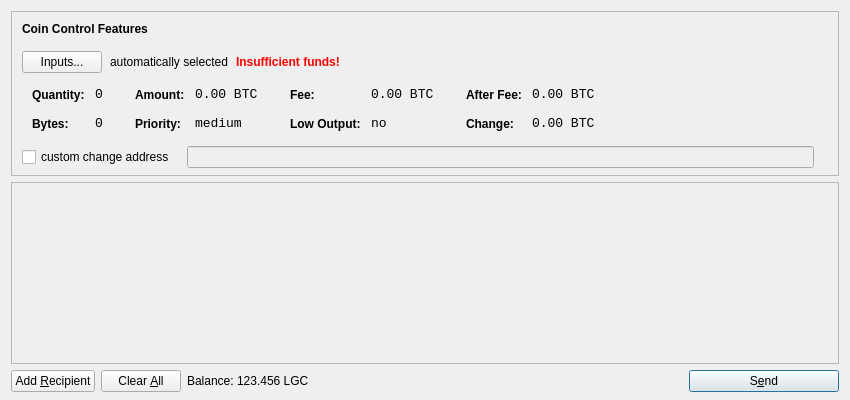
<?xml version="1.0" encoding="UTF-8"?>
<ui version="4.0">
 <class>SendCoinsDialog</class>
 <widget class="QDialog" name="SendCoinsDialog">
  <property name="geometry">
   <rect>
    <x>0</x>
    <y>0</y>
    <width>850</width>
    <height>400</height>
   </rect>
  </property>
  <property name="windowTitle">
   <string>Send Coins</string>
  </property>
  <layout class="QVBoxLayout" name="verticalLayout" stretch="0,1,0">
   <property name="bottomMargin">
    <number>8</number>
   </property>
   <item>
    <widget class="QFrame" name="frameCoinControl">
     <property name="sizePolicy">
      <sizepolicy hsizetype="Expanding" vsizetype="Expanding">
       <horstretch>0</horstretch>
       <verstretch>0</verstretch>
      </sizepolicy>
     </property>
     <property name="maximumSize">
      <size>
       <width>16777215</width>
       <height>16777215</height>
      </size>
     </property>
     <property name="frameShape">
      <enum>QFrame::StyledPanel</enum>
     </property>
     <property name="frameShadow">
      <enum>QFrame::Sunken</enum>
     </property>
     <layout class="QVBoxLayout" name="verticalLayoutCoinControl2">
      <property name="spacing">
       <number>-1</number>
      </property>
      <property name="leftMargin">
       <number>0</number>
      </property>
      <property name="topMargin">
       <number>0</number>
      </property>
      <property name="rightMargin">
       <number>0</number>
      </property>
      <property name="bottomMargin">
       <number>6</number>
      </property>
      <item>
       <layout class="QVBoxLayout" name="verticalLayoutCoinControl" stretch="0,0,0,0,1">
        <property name="spacing">
         <number>0</number>
        </property>
        <property name="leftMargin">
         <number>10</number>
        </property>
        <property name="topMargin">
         <number>10</number>
        </property>
        <item>
         <layout class="QHBoxLayout" name="horizontalLayoutCoinControl1">
          <property name="bottomMargin">
           <number>15</number>
          </property>
          <item>
           <widget class="QLabel" name="labelCoinControlFeatures">
            <property name="sizePolicy">
             <sizepolicy hsizetype="Preferred" vsizetype="Maximum">
              <horstretch>0</horstretch>
              <verstretch>0</verstretch>
             </sizepolicy>
            </property>
            <property name="font">
             <font>
              <weight>75</weight>
              <bold>true</bold>
             </font>
            </property>
            <property name="styleSheet">
             <string notr="true">font-weight:bold;</string>
            </property>
            <property name="text">
             <string>Coin Control Features</string>
            </property>
           </widget>
          </item>
         </layout>
        </item>
        <item>
         <layout class="QHBoxLayout" name="horizontalLayoutCoinControl2" stretch="0,0,0,0">
          <property name="spacing">
           <number>8</number>
          </property>
          <property name="bottomMargin">
           <number>10</number>
          </property>
          <item>
           <widget class="QPushButton" name="pushButtonCoinControl">
            <property name="styleSheet">
             <string notr="true"/>
            </property>
            <property name="text">
             <string>Inputs...</string>
            </property>
           </widget>
          </item>
          <item>
           <widget class="QLabel" name="labelCoinControlAutomaticallySelected">
            <property name="text">
             <string>automatically selected</string>
            </property>
            <property name="margin">
             <number>5</number>
            </property>
           </widget>
          </item>
          <item>
           <widget class="QLabel" name="labelCoinControlInsuffFunds">
            <property name="font">
             <font>
              <weight>75</weight>
              <bold>true</bold>
             </font>
            </property>
            <property name="styleSheet">
             <string notr="true">color:red;font-weight:bold;</string>
            </property>
            <property name="text">
             <string>Insufficient funds!</string>
            </property>
            <property name="margin">
             <number>5</number>
            </property>
           </widget>
          </item>
          <item>
           <spacer name="horizontalSpacerCoinControl">
            <property name="orientation">
             <enum>Qt::Horizontal</enum>
            </property>
            <property name="sizeHint" stdset="0">
             <size>
              <width>40</width>
              <height>1</height>
             </size>
            </property>
           </spacer>
          </item>
         </layout>
        </item>
        <item>
         <widget class="QWidget" name="widgetCoinControl" native="true">
          <property name="sizePolicy">
           <sizepolicy hsizetype="Preferred" vsizetype="Preferred">
            <horstretch>0</horstretch>
            <verstretch>0</verstretch>
           </sizepolicy>
          </property>
          <property name="minimumSize">
           <size>
            <width>0</width>
            <height>0</height>
           </size>
          </property>
          <property name="styleSheet">
           <string notr="true"/>
          </property>
          <layout class="QHBoxLayout" name="horizontalLayoutCoinControl5">
           <property name="margin">
            <number>0</number>
           </property>
           <item>
            <layout class="QHBoxLayout" name="horizontalLayoutCoinControl3" stretch="0,0,0,1">
             <property name="spacing">
              <number>20</number>
             </property>
             <property name="topMargin">
              <number>0</number>
             </property>
             <property name="bottomMargin">
              <number>10</number>
             </property>
             <item>
              <layout class="QFormLayout" name="formLayoutCoinControl1">
               <property name="horizontalSpacing">
                <number>10</number>
               </property>
               <property name="verticalSpacing">
                <number>14</number>
               </property>
               <property name="leftMargin">
                <number>10</number>
               </property>
               <property name="topMargin">
                <number>4</number>
               </property>
               <property name="rightMargin">
                <number>6</number>
               </property>
               <item row="0" column="0">
                <widget class="QLabel" name="labelCoinControlQuantityText">
                 <property name="styleSheet">
                  <string notr="true">font-weight:bold;</string>
                 </property>
                 <property name="text">
                  <string>Quantity:</string>
                 </property>
                 <property name="margin">
                  <number>0</number>
                 </property>
                </widget>
               </item>
               <item row="0" column="1">
                <widget class="QLabel" name="labelCoinControlQuantity">
                 <property name="font">
                  <font>
                   <family>Monospace</family>
                   <pointsize>10</pointsize>
                  </font>
                 </property>
                 <property name="cursor">
                  <cursorShape>IBeamCursor</cursorShape>
                 </property>
                 <property name="contextMenuPolicy">
                  <enum>Qt::ActionsContextMenu</enum>
                 </property>
                 <property name="text">
                  <string notr="true">0</string>
                 </property>
                 <property name="margin">
                  <number>0</number>
                 </property>
                 <property name="textInteractionFlags">
                  <set>Qt::LinksAccessibleByMouse|Qt::TextSelectableByKeyboard|Qt::TextSelectableByMouse</set>
                 </property>
                </widget>
               </item>
               <item row="1" column="0">
                <widget class="QLabel" name="labelCoinControlBytesText">
                 <property name="styleSheet">
                  <string notr="true">font-weight:bold;</string>
                 </property>
                 <property name="text">
                  <string>Bytes:</string>
                 </property>
                </widget>
               </item>
               <item row="1" column="1">
                <widget class="QLabel" name="labelCoinControlBytes">
                 <property name="font">
                  <font>
                   <family>Monospace</family>
                   <pointsize>10</pointsize>
                  </font>
                 </property>
                 <property name="cursor">
                  <cursorShape>IBeamCursor</cursorShape>
                 </property>
                 <property name="contextMenuPolicy">
                  <enum>Qt::ActionsContextMenu</enum>
                 </property>
                 <property name="text">
                  <string notr="true">0</string>
                 </property>
                 <property name="textInteractionFlags">
                  <set>Qt::LinksAccessibleByMouse|Qt::TextSelectableByKeyboard|Qt::TextSelectableByMouse</set>
                 </property>
                </widget>
               </item>
              </layout>
             </item>
             <item>
              <layout class="QFormLayout" name="formLayoutCoinControl2">
               <property name="horizontalSpacing">
                <number>10</number>
               </property>
               <property name="verticalSpacing">
                <number>14</number>
               </property>
               <property name="leftMargin">
                <number>6</number>
               </property>
               <property name="topMargin">
                <number>4</number>
               </property>
               <property name="rightMargin">
                <number>6</number>
               </property>
               <item row="0" column="0">
                <widget class="QLabel" name="labelCoinControlAmountText">
                 <property name="styleSheet">
                  <string notr="true">font-weight:bold;</string>
                 </property>
                 <property name="text">
                  <string>Amount:</string>
                 </property>
                 <property name="margin">
                  <number>0</number>
                 </property>
                </widget>
               </item>
               <item row="0" column="1">
                <widget class="QLabel" name="labelCoinControlAmount">
                 <property name="font">
                  <font>
                   <family>Monospace</family>
                   <pointsize>10</pointsize>
                  </font>
                 </property>
                 <property name="cursor">
                  <cursorShape>IBeamCursor</cursorShape>
                 </property>
                 <property name="contextMenuPolicy">
                  <enum>Qt::ActionsContextMenu</enum>
                 </property>
                 <property name="text">
                  <string notr="true">0.00 BTC</string>
                 </property>
                 <property name="textInteractionFlags">
                  <set>Qt::LinksAccessibleByMouse|Qt::TextSelectableByKeyboard|Qt::TextSelectableByMouse</set>
                 </property>
                </widget>
               </item>
               <item row="1" column="0">
                <widget class="QLabel" name="labelCoinControlPriorityText">
                 <property name="styleSheet">
                  <string notr="true">font-weight:bold;</string>
                 </property>
                 <property name="text">
                  <string>Priority:</string>
                 </property>
                </widget>
               </item>
               <item row="1" column="1">
                <widget class="QLabel" name="labelCoinControlPriority">
                 <property name="font">
                  <font>
                   <family>Monospace</family>
                   <pointsize>10</pointsize>
                  </font>
                 </property>
                 <property name="cursor">
                  <cursorShape>IBeamCursor</cursorShape>
                 </property>
                 <property name="contextMenuPolicy">
                  <enum>Qt::ActionsContextMenu</enum>
                 </property>
                 <property name="text">
                  <string>medium</string>
                 </property>
                 <property name="textInteractionFlags">
                  <set>Qt::LinksAccessibleByMouse|Qt::TextSelectableByKeyboard|Qt::TextSelectableByMouse</set>
                 </property>
                </widget>
               </item>
              </layout>
             </item>
             <item>
              <layout class="QFormLayout" name="formLayoutCoinControl3">
               <property name="horizontalSpacing">
                <number>10</number>
               </property>
               <property name="verticalSpacing">
                <number>14</number>
               </property>
               <property name="leftMargin">
                <number>6</number>
               </property>
               <property name="topMargin">
                <number>4</number>
               </property>
               <property name="rightMargin">
                <number>6</number>
               </property>
               <item row="0" column="0">
                <widget class="QLabel" name="labelCoinControlFeeText">
                 <property name="styleSheet">
                  <string notr="true">font-weight:bold;</string>
                 </property>
                 <property name="text">
                  <string>Fee:</string>
                 </property>
                 <property name="margin">
                  <number>0</number>
                 </property>
                </widget>
               </item>
               <item row="0" column="1">
                <widget class="QLabel" name="labelCoinControlFee">
                 <property name="font">
                  <font>
                   <family>Monospace</family>
                   <pointsize>10</pointsize>
                  </font>
                 </property>
                 <property name="cursor">
                  <cursorShape>IBeamCursor</cursorShape>
                 </property>
                 <property name="contextMenuPolicy">
                  <enum>Qt::ActionsContextMenu</enum>
                 </property>
                 <property name="text">
                  <string notr="true">0.00 BTC</string>
                 </property>
                 <property name="textInteractionFlags">
                  <set>Qt::LinksAccessibleByMouse|Qt::TextSelectableByKeyboard|Qt::TextSelectableByMouse</set>
                 </property>
                </widget>
               </item>
               <item row="1" column="0">
                <widget class="QLabel" name="labelCoinControlLowOutputText">
                 <property name="styleSheet">
                  <string notr="true">font-weight:bold;</string>
                 </property>
                 <property name="text">
                  <string>Low Output:</string>
                 </property>
                </widget>
               </item>
               <item row="1" column="1">
                <widget class="QLabel" name="labelCoinControlLowOutput">
                 <property name="font">
                  <font>
                   <family>Monospace</family>
                   <pointsize>10</pointsize>
                  </font>
                 </property>
                 <property name="cursor">
                  <cursorShape>IBeamCursor</cursorShape>
                 </property>
                 <property name="contextMenuPolicy">
                  <enum>Qt::ActionsContextMenu</enum>
                 </property>
                 <property name="text">
                  <string>no</string>
                 </property>
                 <property name="textInteractionFlags">
                  <set>Qt::LinksAccessibleByMouse|Qt::TextSelectableByKeyboard|Qt::TextSelectableByMouse</set>
                 </property>
                </widget>
               </item>
              </layout>
             </item>
             <item>
              <layout class="QFormLayout" name="formLayoutCoinControl4">
               <property name="horizontalSpacing">
                <number>10</number>
               </property>
               <property name="verticalSpacing">
                <number>14</number>
               </property>
               <property name="leftMargin">
                <number>6</number>
               </property>
               <property name="topMargin">
                <number>4</number>
               </property>
               <property name="rightMargin">
                <number>6</number>
               </property>
               <item row="0" column="0">
                <widget class="QLabel" name="labelCoinControlAfterFeeText">
                 <property name="styleSheet">
                  <string notr="true">font-weight:bold;</string>
                 </property>
                 <property name="text">
                  <string>After Fee:</string>
                 </property>
                 <property name="margin">
                  <number>0</number>
                 </property>
                </widget>
               </item>
               <item row="0" column="1">
                <widget class="QLabel" name="labelCoinControlAfterFee">
                 <property name="font">
                  <font>
                   <family>Monospace</family>
                   <pointsize>10</pointsize>
                  </font>
                 </property>
                 <property name="cursor">
                  <cursorShape>IBeamCursor</cursorShape>
                 </property>
                 <property name="contextMenuPolicy">
                  <enum>Qt::ActionsContextMenu</enum>
                 </property>
                 <property name="text">
                  <string notr="true">0.00 BTC</string>
                 </property>
                 <property name="textInteractionFlags">
                  <set>Qt::LinksAccessibleByMouse|Qt::TextSelectableByKeyboard|Qt::TextSelectableByMouse</set>
                 </property>
                </widget>
               </item>
               <item row="1" column="0">
                <widget class="QLabel" name="labelCoinControlChangeText">
                 <property name="styleSheet">
                  <string notr="true">font-weight:bold;</string>
                 </property>
                 <property name="text">
                  <string>Change:</string>
                 </property>
                </widget>
               </item>
               <item row="1" column="1">
                <widget class="QLabel" name="labelCoinControlChange">
                 <property name="font">
                  <font>
                   <family>Monospace</family>
                   <pointsize>10</pointsize>
                  </font>
                 </property>
                 <property name="cursor">
                  <cursorShape>IBeamCursor</cursorShape>
                 </property>
                 <property name="contextMenuPolicy">
                  <enum>Qt::ActionsContextMenu</enum>
                 </property>
                 <property name="text">
                  <string notr="true">0.00 BTC</string>
                 </property>
                 <property name="textInteractionFlags">
                  <set>Qt::LinksAccessibleByMouse|Qt::TextSelectableByKeyboard|Qt::TextSelectableByMouse</set>
                 </property>
                </widget>
               </item>
              </layout>
             </item>
            </layout>
           </item>
          </layout>
         </widget>
        </item>
        <item>
         <layout class="QHBoxLayout" name="horizontalLayoutCoinControl4" stretch="0,0,0">
          <property name="spacing">
           <number>12</number>
          </property>
          <property name="sizeConstraint">
           <enum>QLayout::SetDefaultConstraint</enum>
          </property>
          <property name="topMargin">
           <number>5</number>
          </property>
          <property name="rightMargin">
           <number>5</number>
          </property>
          <item>
           <widget class="QCheckBox" name="checkBoxCoinControlChange">
            <property name="text">
             <string>custom change address</string>
            </property>
           </widget>
          </item>
          <item>
           <widget class="QLineEdit" name="lineEditCoinControlChange">
            <property name="enabled">
             <bool>false</bool>
            </property>
            <property name="sizePolicy">
             <sizepolicy hsizetype="Expanding" vsizetype="Fixed">
              <horstretch>0</horstretch>
              <verstretch>0</verstretch>
             </sizepolicy>
            </property>
           </widget>
          </item>
          <item>
           <widget class="QLabel" name="labelCoinControlChangeLabel">
            <property name="sizePolicy">
             <sizepolicy hsizetype="Preferred" vsizetype="Expanding">
              <horstretch>0</horstretch>
              <verstretch>0</verstretch>
             </sizepolicy>
            </property>
            <property name="minimumSize">
             <size>
              <width>0</width>
              <height>0</height>
             </size>
            </property>
            <property name="text">
             <string/>
            </property>
            <property name="margin">
             <number>3</number>
            </property>
           </widget>
          </item>
         </layout>
        </item>
        <item>
         <spacer name="verticalSpacerCoinControl">
          <property name="orientation">
           <enum>Qt::Vertical</enum>
          </property>
          <property name="sizeHint" stdset="0">
           <size>
            <width>800</width>
            <height>1</height>
           </size>
          </property>
         </spacer>
        </item>
       </layout>
      </item>
     </layout>
    </widget>
   </item>
   <item>
    <widget class="QScrollArea" name="scrollArea">
     <property name="widgetResizable">
      <bool>true</bool>
     </property>
     <widget class="QWidget" name="scrollAreaWidgetContents">
      <property name="geometry">
       <rect>
        <x>0</x>
        <y>0</y>
        <width>830</width>
        <height>165</height>
       </rect>
      </property>
      <layout class="QVBoxLayout" name="verticalLayout_2">
       <property name="margin">
        <number>0</number>
       </property>
       <item>
        <layout class="QVBoxLayout" name="entries">
         <property name="spacing">
          <number>6</number>
         </property>
        </layout>
       </item>
       <item>
        <spacer name="verticalSpacer">
         <property name="orientation">
          <enum>Qt::Vertical</enum>
         </property>
         <property name="sizeHint" stdset="0">
          <size>
           <width>20</width>
           <height>40</height>
          </size>
         </property>
        </spacer>
       </item>
      </layout>
     </widget>
    </widget>
   </item>
   <item>
    <layout class="QHBoxLayout" name="horizontalLayout">
     <item>
      <widget class="QPushButton" name="addButton">
       <property name="toolTip">
        <string>Send to multiple recipients at once</string>
       </property>
       <property name="text">
        <string>Add &amp;Recipient</string>
       </property>
       <property name="icon">
        <iconset resource="../bitcoin.qrc">
         <normaloff>:/icons/add</normaloff>:/icons/add</iconset>
       </property>
       <property name="autoDefault">
        <bool>false</bool>
       </property>
      </widget>
     </item>
     <item>
      <widget class="QPushButton" name="clearButton">
       <property name="sizePolicy">
        <sizepolicy hsizetype="Minimum" vsizetype="Fixed">
         <horstretch>0</horstretch>
         <verstretch>0</verstretch>
        </sizepolicy>
       </property>
       <property name="toolTip">
        <string>Remove all transaction fields</string>
       </property>
       <property name="text">
        <string>Clear &amp;All</string>
       </property>
       <property name="icon">
        <iconset resource="../bitcoin.qrc">
         <normaloff>:/icons/remove</normaloff>:/icons/remove</iconset>
       </property>
       <property name="autoRepeatDelay">
        <number>300</number>
       </property>
       <property name="autoDefault">
        <bool>false</bool>
       </property>
      </widget>
     </item>
     <item>
      <layout class="QHBoxLayout" name="horizontalLayout_2">
       <property name="spacing">
        <number>3</number>
       </property>
       <item>
        <widget class="QLabel" name="label">
         <property name="text">
          <string>Balance:</string>
         </property>
        </widget>
       </item>
       <item>
        <widget class="QLabel" name="labelBalance">
         <property name="cursor">
          <cursorShape>IBeamCursor</cursorShape>
         </property>
         <property name="text">
          <string>123.456 LGC</string>
         </property>
         <property name="textInteractionFlags">
          <set>Qt::LinksAccessibleByMouse|Qt::TextSelectableByKeyboard|Qt::TextSelectableByMouse</set>
         </property>
        </widget>
       </item>
      </layout>
     </item>
     <item>
      <spacer name="horizontalSpacer">
       <property name="orientation">
        <enum>Qt::Horizontal</enum>
       </property>
       <property name="sizeHint" stdset="0">
        <size>
         <width>40</width>
         <height>20</height>
        </size>
       </property>
      </spacer>
     </item>
     <item>
      <widget class="QPushButton" name="sendButton">
       <property name="minimumSize">
        <size>
         <width>150</width>
         <height>0</height>
        </size>
       </property>
       <property name="toolTip">
        <string>Confirm the send action</string>
       </property>
       <property name="text">
        <string>S&amp;end</string>
       </property>
       <property name="icon">
        <iconset resource="../bitcoin.qrc">
         <normaloff>:/icons/send</normaloff>:/icons/send</iconset>
       </property>
       <property name="default">
        <bool>true</bool>
       </property>
      </widget>
     </item>
    </layout>
   </item>
  </layout>
 </widget>
 <resources>
  <include location="../bitcoin.qrc"/>
 </resources>
 <connections/>
</ui>
